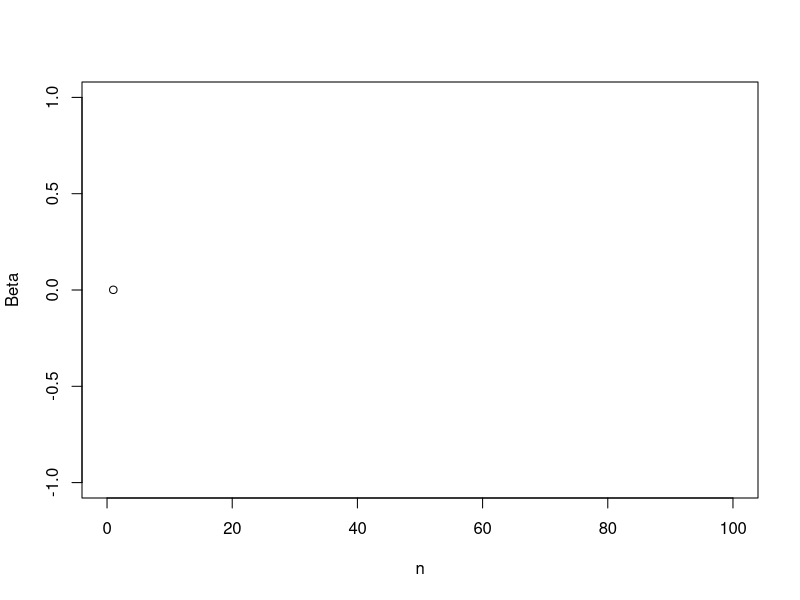
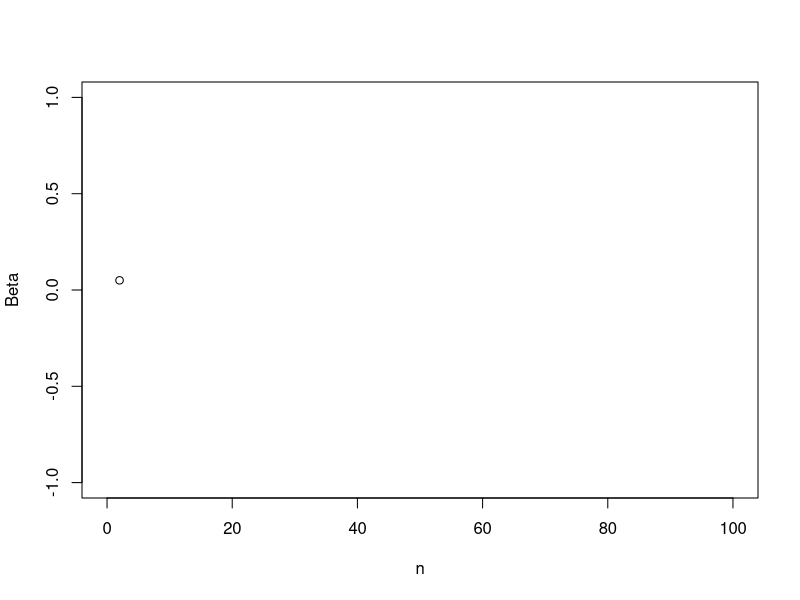
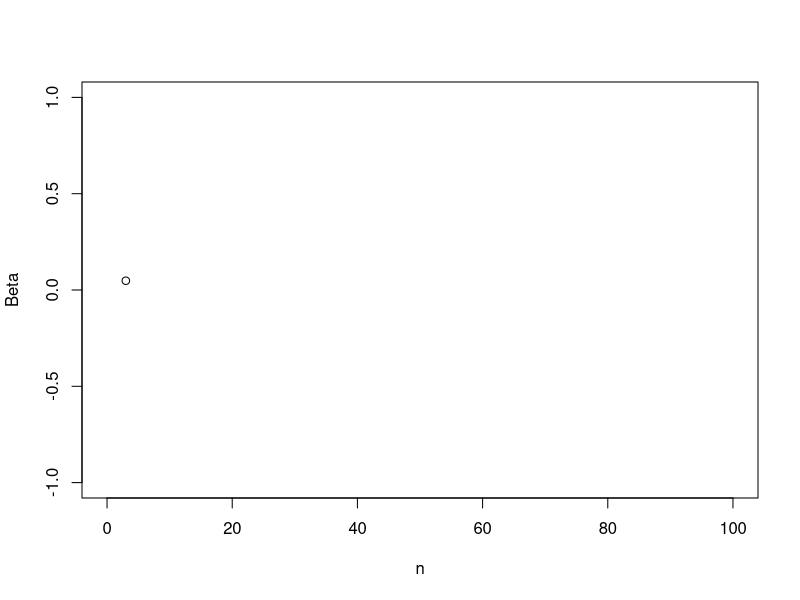
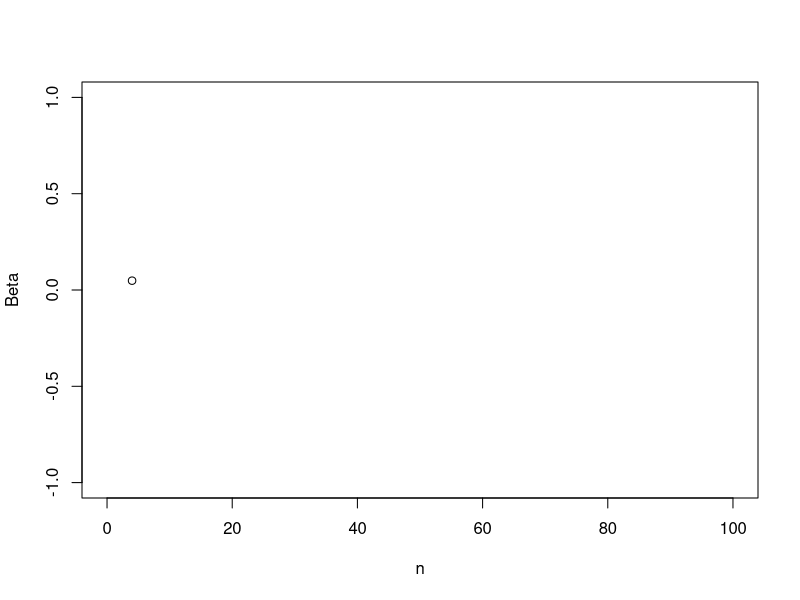
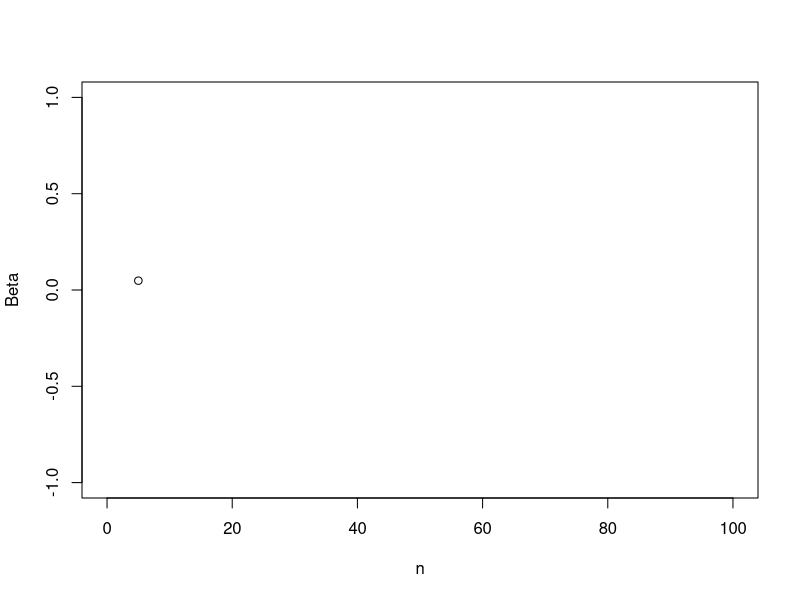
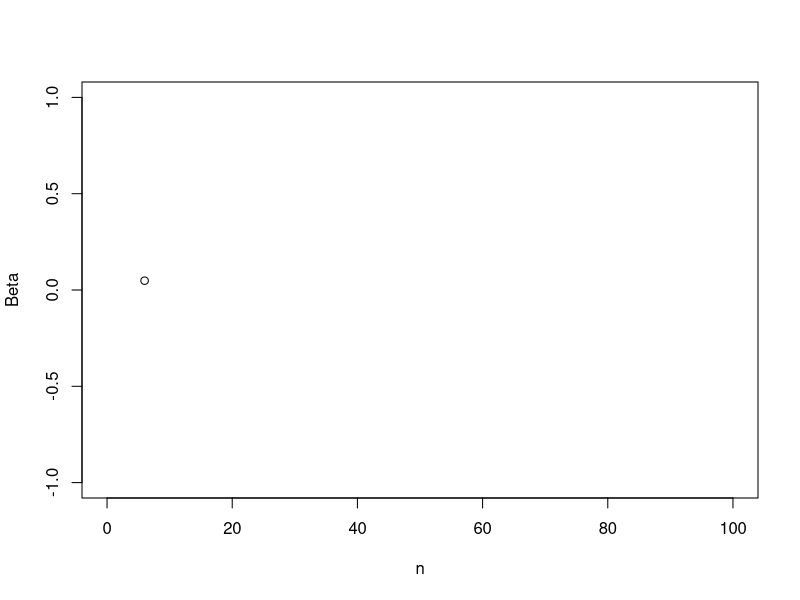
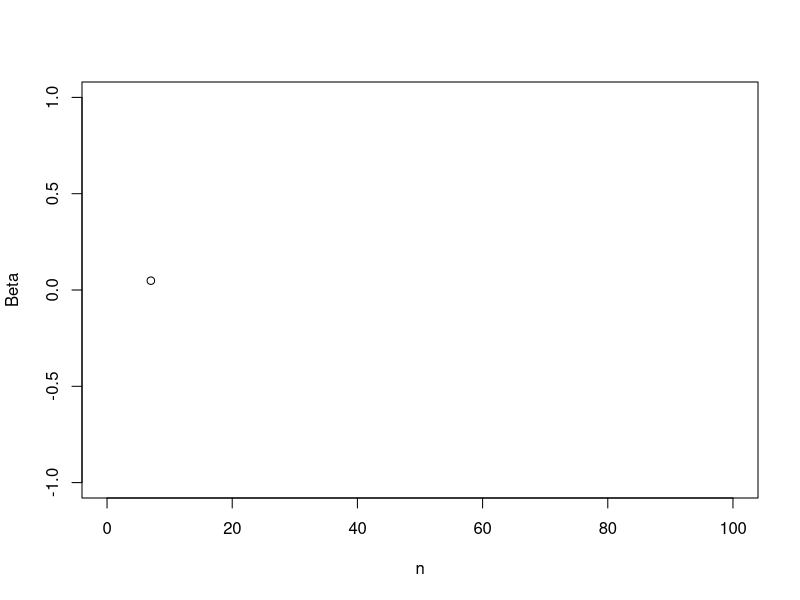
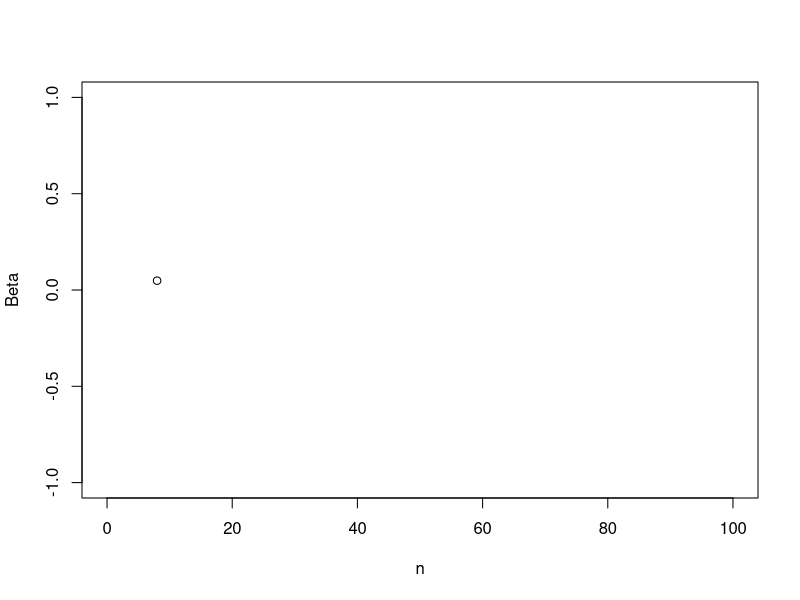

Write R code to recreate these figures, in order. (Note: this script raises an error after producing the figures.)
Production=matrix(c(400,350,250), byrow=TRUE)
Attraction=c(300,200,500)
Cij=matrix(c(5, 10, 18, 13, 5, 15, 20, 16, 6), nrow=3, ncol=3, byrow=TRUE)
Tij=matrix(c(148,79,173,99,82,169,53,39,158), nrow=3, ncol=3, byrow=TRUE)



##################Deterrence Function###########################
deterrence_function <- function(Cij, Beta){
  New_Cij=matrix(0,nrow(Cij),ncol(Cij))
  for (i in 1:length(Cij)){
    New_Cij[i]=exp(-(Beta)*Cij[i])
  }
  return(New_Cij)
}
####################END##########################################

##################Balancing Function###########################
Balancing<-function(Production, Attraction, Cij, Beta){
  
  Tolerance=0.01
  
  #Iteration 0
  Iter=deterrence_function(Cij,Beta)
  SumP=matrix(rowSums(Iter),byrow=TRUE)
  SumA=colSums(Iter)
  ai=Attraction/SumA
  bj=matrix(Production/SumP, byrow=TRUE)
  Ai=matrix(1,nrow(Iter),ncol=1,byrow=TRUE)
  Bj=matrix(1,nrow=1,ncol(Iter),byrow=TRUE)
  
  #Generate Bj
  Sum_Bj=matrix(0,nrow=1,ncol(Iter),byrow=TRUE)
  for (j in 1:nrow(Iter)){
    for (i in 1:nrow(Iter)){
      Sum_Bj[j]=sum(Ai[i]*Production[i]*Iter[i,j])+Sum_Bj[j]
    }
  }
  Bj=1/Sum_Bj
  
  #Generate Ai
  Sum_Ai=matrix(1,nrow(Iter),ncol=1,byrow=TRUE)
  Ai=1/Sum_Ai 
  
  #Loop
  z=3
  repeat{
    
    #Odds Iteration(1,3,5,...)
    
    if(z%%2==1){
      for(i in 1:nrow(Iter)){
        for(j in 1:ncol(Iter)){
          Iter[i,j]=Iter[i,j]*ai[j]
        }
      }
      SumP=matrix(rowSums(Iter),byrow=TRUE)
      SumA=colSums(Iter)
      ai=Attraction/SumA
      bj=matrix(Production/SumP, byrow=TRUE)
      
      #Generate Ai
      Sum_Ai=matrix(0,nrow(Iter),ncol=1,byrow=TRUE)
      for (i in 1:nrow(Iter)){
        for (j in 1:nrow(Iter)){
          Sum_Ai[i]=sum(Bj[j]*Attraction[j]*Iter[i,j])+Sum_Ai[i]
        }
      } 
      Ai=1/Sum_Ai
      
      #Generate Bj
      Sum_Bj=matrix(0,nrow=1,ncol(Iter),byrow=TRUE)
      for (j in 1:nrow(Iter)){
        for (i in 1:nrow(Iter)){
          Sum_Bj[j]=sum(Ai[i]*Production[i]*Iter[i,j])+Sum_Bj[j]
        }
      }
      Bj=1/Sum_Bj     
    }
    #Even Iteration(2,4,6...)
    else{
      for (i in 1:nrow(Iter)){
        for(j in 1:ncol(Iter)){
          Iter[i,j]=Iter[i,j]*bj[i]
        }
      }
      SumP=matrix(rowSums(Iter),byrow=TRUE)
      SumA=colSums(Iter)
      ai=Attraction/SumA
      bj=matrix(Production/SumP, byrow=TRUE)
      
      #Generate Bj
      i=1
      j=1
      Sum_Bj=matrix(0,nrow=1,ncol(Iter),byrow=TRUE)
      for (j in 1:nrow(Iter)){
        for (i in 1:nrow(Iter)){
          Sum_Bj[j]=sum(Ai[i]*Production[i]*Iter[i,j])+Sum_Bj[j]
        }
      }
      Bj=1/Sum_Bj
      
      #Generate Ai
      Sum_Ai=matrix(0,nrow(Iter),ncol=1,byrow=TRUE)
      for (i in 1:nrow(Iter)){
        for (j in 1:nrow(Iter)){
          Sum_Ai[i]=sum(Bj[j]*Attraction[j]*Iter[i,j])+Sum_Ai[i]
        }
      } 
      Ai=1/Sum_Ai   
      
    }
    
    #Generate Tolerance Check
    max_ai=abs(max(ai)-1)
    max_bj=abs(max(bj)-1)
    Max_T=max(max_ai,max_bj)
    
    #Tolerance Check
    if(Max_T<Tolerance){
      break
    }
    z=z+1
  }
  Results<-list("Iter"=Iter,"Ai"=Ai,"Bj"=Bj)
  return(Results)
}
####################END##########################################

################Hyman's Function######################################
Hyman<-function(Production, Attraction, Cij, Tij){
  Total_Cost=sum(Cij*Tij)
  Max_Iter=1000
  Tol=0.05
  Beta_Cost_Matrix=matrix(0,nrow=1,ncol=2,byrow=TRUE)
  
  #Iteration 1
  m=1
  z=1
  Beta=1.5/Total_Cost
  Balance<-Balancing(Production, Attraction, Cij, Beta)
  OD1 <-Balance$Iter
  A1 <- Balance$Ai
  B1 <- Balance$Bj
  New_Cost1=sum(OD1*Cij)
  Beta_Cost_Matrix=rbind(Beta_Cost_Matrix, c(Beta,New_Cost1) )
  Cost_Check=(abs(New_Cost1-Total_Cost))/Total_Cost
  if(Cost_Check<Tol){
    break
  }
  
  #Iteration 2
  m=2
  z=2
  Beta=(New_Cost1*Beta)/Total_Cost
  Balance<-Balancing(Production, Attraction, Cij, Beta)
  OD2 <-Balance$Iter
  A2 <- Balance$Ai
  B2 <- Balance$Bj 
  New_Cost2=sum(OD2*Cij)
  Beta_Cost_Matrix=rbind(Beta_Cost_Matrix, c(Beta,New_Cost2))
  Cost_Check=(abs(New_Cost2-Total_Cost))/Total_Cost
  if(Cost_Check<Tol){
    break
  }
  
  #m Iteration
  m=3
  z=3
  repeat{
    Beta=(((Total_Cost-Beta_Cost_Matrix[m-1,2])*Beta_Cost_Matrix[m,1])-((Total_Cost-Beta_Cost_Matrix[m,2])*Beta_Cost_Matrix[m-1,1]))/(Beta_Cost_Matrix[m,2]-Beta_Cost_Matrix[m-1,2])
    Balance<-Balancing(Production, Attraction, Cij, Beta)
    OD <-Balance$Iter
    A <- Balance$Ai
    B <- Balance$Bj 
    New_Cost=sum(OD*Cij)
    Beta_Cost_Matrix=rbind(Beta_Cost_Matrix, c(Beta,New_Cost))
    Cost_Check=(abs(New_Cost-Total_Cost))/Total_Cost
    if((Cost_Check<Tol)|z>Max_Iter){
      break
    }
    Beta_Cost_Matrix=Beta_Cost_Matrix[-1,]
    
    plot(z,Beta,xlim=c(0,Max_Iter),ylim=c(-1,1))
    Sys.sleep(0.1)
    z=z+1
  }
  Results<-list("Beta"=Beta, "OD"=OD,"A"=A,"B"=B)
  return(Results)
}
####################END##########################################

################DeGrange calibration######################################

DG_Calibration <- function(Production, Attraction, Cij, Tij){
  Yij=matrix(0,nrow(Tij),ncol(Tij))
  for (j in 1:nrow(Yij)){
    for (i in 1:nrow(Yij)){
      Yij[i,j]=log(Tij[i,j])-log(Production[i])-log(Attraction[j])
    }
  } 
  
  Sij=1/Cij
  
  Max_Iter=100
  
  #Step 1
  Beta=0.5
  ro=0.5
  n=1
  
  repeat{
  Beta0=Beta
  ro0=ro
  
  #Step 2
  Balance<-Balancing(Production, Attraction, Cij, Beta)
  OD0 <-Balance$Iter
  A0 <- Balance$Ai
  B0 <- Balance$Bj
  
  
  #Step 3
  Yij0=matrix(0,nrow(Tij),ncol(Tij))
  for (j in 1:nrow(Yij)){
    for (i in 1:nrow(Yij)){
      Yij0[i,j]=Yij[i,j]-log(A0[i])-log(B0[j])
    }
  }   
  
  #Step 4
  r_Yij0=do.call(rbind,lapply(Yij0, unlist))
  r_Cij=do.call(rbind,lapply(Cij, unlist))
  r_Sij=do.call(rbind,lapply(Sij, unlist))
  
  reg <- lm(r_Yij0 ~ r_Cij + log(r_Sij))
  theta0 = summary(reg)$coefficients[1]
  Beta = -1*(summary(reg)$coefficients[2])
  ro = summary(reg)$coefficients[3]
  
  #Step 5
  
  if(Beta0-Beta<0.00000001 && ro0-ro<0.00000001){
    break
  }
  
  plot(n,Beta,xlim=c(0,Max_Iter),ylim=c(-1,1))
  Sys.sleep(0.1)
  n=n+1
  
  }
  Results<-list("Beta"=Beta, "OD"=OD0, "A"=A0,"B"=B0, "ro"=ro)
  return(Results) 
}
 

####################END##########################################

DG_Calibrated_Beta<-DG_Calibration(Production, Attraction, Cij, Tij)
DG_New_Beta=Calibrated_Beta$Beta
DG_New_Beta
DG_New_ro=Calibrated_Beta$ro
DG_New_ro
New_Ai=Calibrated_Beta$A
New_Ai
New_Bj=Calibrated_Beta$B
New_Bj
